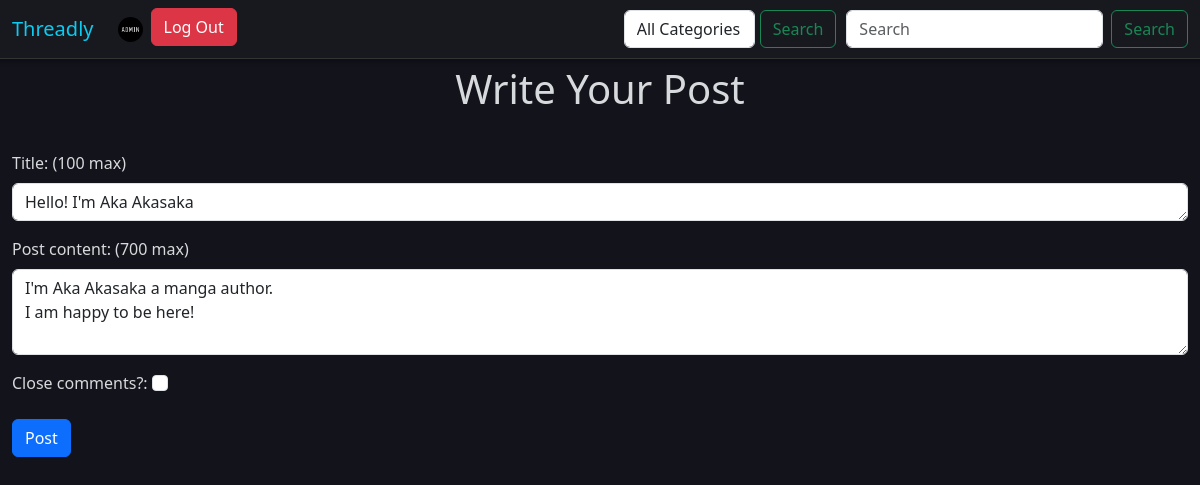
The app's page /create_post.php?post=71 (signed in) with its own data.
### tables this page shows
CREATE TABLE `users` (
  `login` varchar(50) NOT NULL,
  `name` varchar(50) NOT NULL,
  `surname` varchar(50) NOT NULL,
  `email` varchar(50) NOT NULL,
  `password` varchar(255) NOT NULL,
  `birth_date` date NOT NULL,
  `role` enum('user','admin') NOT NULL DEFAULT 'user',
  `pfp` varchar(255) NOT NULL DEFAULT 'default_pfp.png',
  `about` varchar(100) DEFAULT NULL
);

CREATE TABLE `posts` (
  `id_post` int(11) NOT NULL,
  `title` varchar(100) NOT NULL,
  `content` varchar(700) NOT NULL,
  `user_login` varchar(100) NOT NULL,
  `date` datetime NOT NULL DEFAULT current_timestamp(),
  `rate` int(11) NOT NULL,
  `tags` text NOT NULL,
  `thread` varchar(100) NOT NULL,
  `closed_comments` tinyint(1) NOT NULL DEFAULT 0
);

### create_post.php (the view, shortened to what this page needs)
<?php
include 'header.php';
$conn = mysqli_connect($DB_HOST, $DB_USER, $DB_PASS, $DB_NAME) or die('Nie można się połączyć z bazą');
$thread = $_GET['thread'] ?? '';
$post = $_GET['post'] ?? '';
$check_post_exists = "SELECT * FROM posts WHERE `id_post` = '".$post."' LIMIT 1;";
$result = mysqli_query($conn, $check_post_exists);
$post_assoc = mysqli_fetch_assoc($result);
$title = isset($_SESSION['post_data']['title']) ? htmlspecialchars($_SESSION['post_data']['title']) : (isset($post_assoc['title']) ? $post_assoc['title'] : '');
$content = isset($_SESSION['post_data']['content']) ? htmlspecialchars($_SESSION['post_data']['content']) : (isset($post_assoc['content']) ? $post_assoc['content'] : '');
?>
<!DOCTYPE html>
<html lang="en">
<head>
    <link href="https://cdn.jsdelivr.net/npm/bootstrap@5.3.3/dist/css/bootstrap.min.css" rel="stylesheet">
    <link rel="stylesheet" href="style.css">
</head>
<body>
<section class="row justify-content-center">
      <?php
        echo create_header();
        if (!isset($_SESSION['user_login']))
        {
            notloggedin();
        }
        else
        {
            loggedin($_SESSION['user_login']);
        }
        echo end_header();
      ?>
        <section class="row justify-content-center black-bg">
            <p class="text-center fs-1">Write Your Post<p>
            <form action=<?php echo "create_post_handler.php?thread=".$thread."&post=".$post ?> method="POST">
                <div class="mb-3">
                  <label for="title" class="form-label" id="title_label">Title: (100 max)</label>
                  <textarea class="form-control" id="title" name="title" rows="1" ><?php echo $title; ?></textarea>
                </div>
                <div class="mb-3">
                  <label for="content" class="form-label" id="content_label">Post content: (700 max)</label>
                  <textarea class="form-control" id="content" name="content" rows="3"><?php echo $content; ?></textarea>
                </div>
                <div class="mb-3">
                  <label for="closed" class="form-label" id="closed_label">Close comments?: </label>
                  <input class="form-check-input" type="checkbox" <?php if ( isset($post_assoc['closed_comments']) && $post_assoc['closed_comments']!=0) echo "checked"; ?> aria-label="Checkbox for following text input" id="closed" name="closed">
                </div>
                <button type="submit" class="btn btn-primary">Post</button>
            </form>
        </section>
     </section>
</body>
</html>

### header.php (shortened to what this page needs)
<?php
function create_header()
{
    echo '<section class="row justify-content-center header">
    <nav class="navbar navbar-expand-lg lblack-bg">
      <div class="container-fluid">
          <a class="navbar-brand text-info" href="show_thread.php">Threadly</a>
          <button class="navbar-toggler" type="button" data-bs-toggle="collapse" data-bs-target="#navbarSupportedContent" aria-controls="navbarSupportedContent" aria-expanded="false" aria-label="Toggle navigation">
            <span class="navbar-toggler-icon"></span>
          </button>
          <div class="collapse navbar-collapse" id="navbarSupportedContent">
            <ul class="navbar-nav me-auto mb-2 mb-lg-0"\>';
}
function loggedin($user_login)
{
  require 'config.php';
  $conn = mysqli_connect($DB_HOST, $DB_USER, $DB_PASS, $DB_NAME) or die('Nie można się połączyć z bazą');
  $q = 'SELECT * FROM users WHERE `login` = "'.$user_login.'";';
  $result = mysqli_query($conn, $q);
  $user = mysqli_fetch_assoc($result);
  echo '
  <li class="nav-item">
    <a class="nav-link text-light" href="profile.php?user='.$user_login.'"><img src="uploads/pfp/'.$user['pfp'].'" style="width: 25px; height: 25px; border-radius: 50%;"></a>
  </li>
  <li class="nav-item">
    <a href="logout.php" class="btn btn-danger">Log Out</a>
  </li>';
}
function end_header()
{
    require 'config.php';
    $conn = mysqli_connect($DB_HOST, $DB_USER, $DB_PASS, $DB_NAME) or die('Nie można się połączyć z bazą');
    $q = 'SELECT * FROM category ORDER BY name ASC;';
    $result = mysqli_query($conn, $q);
    echo '</ul>
    <form class="d-flex" action="show_thread.php" method="GET" style="margin-right: 10px;">
              <select name="category" class="form-control mr-2">
                <option value="">All Categories</option>';
              echo '</select>
              <button class="btn btn-outline-success" type="submit" style="margin-left: 5px;">Search</button>
        </form>
            <form class="d-flex" role="search" action="show_thread.php" method="GET">
              <input class="form-control me-2" type="search" placeholder="Search" aria-label="Search" name="search">
              <button class="btn btn-outline-success" type="submit">Search</button>
            </form>
          </div>
      </div>
    </nav>
  </section>';
}
?>

### style.css (style rules this page uses)
body { margin: 0px; background-color: #12131b; color: #D7DADC; line-height: 1.5; }
.black-bg { background-color: #12131b; color: #D7DADC; line-height: 1.5; }
.lblack-bg { background-color: #18191f; color: #D7DADC; line-height: 1.5; }
.header { border-bottom: 1px solid #333; box-shadow: 0 2px 5px rgba(0, 0, 0, 0.3); position: sticky; z-index: 1000; top:0; }

### records on screen
users: pfp (picture)
posts: title "Hello! I'm Aka Akasaka", content "I'm Aka Akasaka a manga author. I am happy to be here!"
